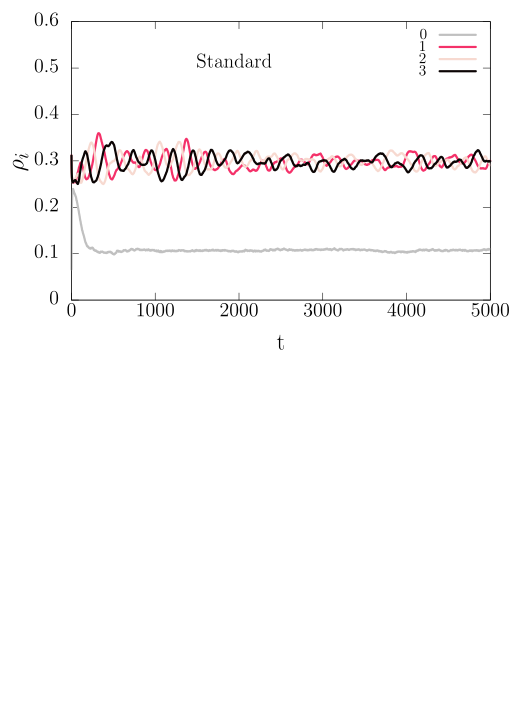

Write gnuplot code to recreate this figure.
#!/usr/bin/gnuplot

reset

set term tikz
#set term png size 670,500

set xtics font ", 14"
set ytics font ", 14"

set xl't' font ", 16" offset 0,-1.25,0
set yl'$\rho_i$' font ", 19" offset -1.5,0,0

set xr[0:5000] 
set yr[0.0:0.6]

# define axis
set style line 11 lc rgb '#2f4f4f' lt 1
#set border 3 back ls 11
#set tics nomirror

#set key bottom left Left reverse samplen 1 at -10,0.6

# define grid
#set style line 12 lc rgb '#2f4f4f' lt 0 lw 1
#set grid back ls 12

# color line definitions
set style line 1 lc rgb '#f43169' lt 1 lw 4.0 pt 5 ps 1.0 #  green      (species 1)
set style line 2 lc rgb '#f7d9d0' lt 1 lw 4.0 pt 5 ps 1.0 #  red	(species 2)
set style line 3 lc rgb '#0b0404' lt 1 lw 4.0 pt 5 ps 1.0 #  orange     (species 3)
set style line 4 lc rgb '#000066' lt 1 lw 4.0 pt 5 ps 1.0 #  dark blue  (species 4)
set style line 5 lc rgb '#FF9100' lt 1 lw 4.0 pt 5 ps 1.0 #  cyan	(species 5)
set style line 6 lc rgb 'grey' lt 1 lw 4.0 pt 5 ps 1.0 #  black	(empty space)

    


	outname = sprintf("std.tex")

	set out outname

set size 2.8, 2.0

################################# Start multiplot (2x2 layout) ##################


set label 2 'Standard' at graph 0.285, 0.85 font ',15'

#set key bottom right Right samplen 0 at 0.5, 0.5

set origin 0, 1.0
set size 1.0, 1.0

plot 'densities-std.dat' u 1:2 with lines ls 6 t '0',\
     'densities-std.dat' u 1:3 with lines ls 1 t '1',\
     'densities-std.dat' u 1:4 with lines ls 2 t '2',\
     'densities-std.dat' u 1:5 with lines ls 3 t '3'
	

### End multiplot
